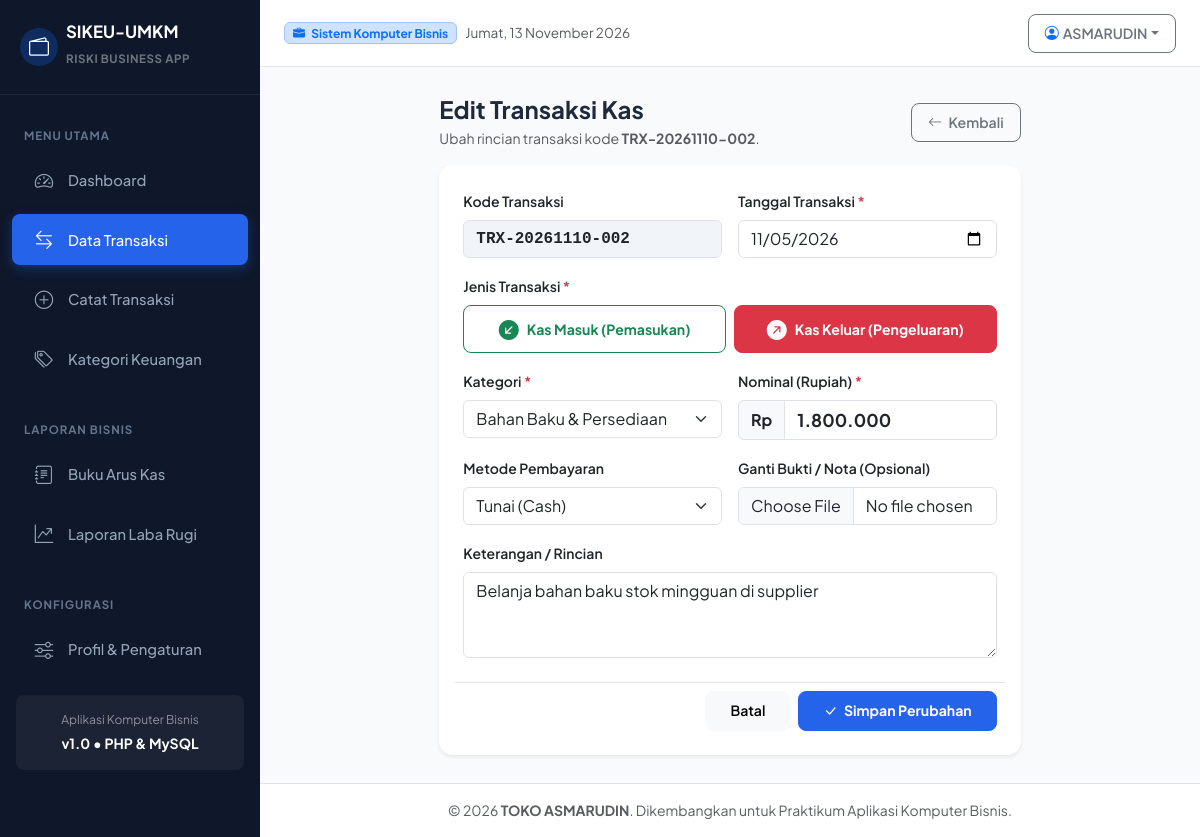
Screenshot of /transaksi_edit.php?id=2 with the database file from the repository.
### tables this page shows
CREATE TABLE `pengaturan` (
  `id` int(11) NOT NULL,
  `nama_bisnis` varchar(150) NOT NULL,
  `pemilik` varchar(100) NOT NULL,
  `telepon` varchar(30) DEFAULT NULL,
  `alamat` text DEFAULT NULL,
  `mata_uang` varchar(10) DEFAULT 'Rp',
  `updated_at` timestamp NOT NULL DEFAULT current_timestamp() ON UPDATE current_timestamp()
);

CREATE TABLE `transaksi` (
  `id` int(11) NOT NULL,
  `kode_transaksi` varchar(50) NOT NULL,
  `tanggal` date NOT NULL,
  `jenis` enum('pemasukan','pengeluaran') NOT NULL,
  `kategori_id` int(11) NOT NULL,
  `nominal` decimal(15,2) NOT NULL DEFAULT 0.00,
  `metode_pembayaran` varchar(50) DEFAULT 'Tunai',
  `keterangan` text DEFAULT NULL,
  `bukti_transaksi` varchar(255) DEFAULT NULL,
  `created_at` timestamp NOT NULL DEFAULT current_timestamp(),
  `updated_at` timestamp NOT NULL DEFAULT current_timestamp() ON UPDATE current_timestamp()
);

CREATE TABLE `kategori` (
  `id` int(11) NOT NULL,
  `nama_kategori` varchar(100) NOT NULL,
  `jenis` enum('pemasukan','pengeluaran') NOT NULL,
  `deskripsi` varchar(255) DEFAULT NULL,
  `created_at` timestamp NOT NULL DEFAULT current_timestamp()
);

### config/helper.php (called while the page is built, shortened)
<?php
function tanggal_indo($tanggal, $cetak_hari = false) {
    $hari = [
        1 => 'Senin', 'Selasa', 'Rabu', 'Kamis', 'Jumat', 'Sabtu', 'Minggu'
    ];
    $bulan = [
        1 => 'Januari', 'Februari', 'Maret', 'April', 'Mei', 'Juni',
        'Juli', 'Agustus', 'September', 'Oktober', 'November', 'Desember'
    ];
    $pecahkan = explode('-', date('Y-m-d', strtotime($tanggal)));
    $tgl_indo = $pecahkan[2] . ' ' . $bulan[(int)$pecahkan[1]] . ' ' . $pecahkan[0];
    if ($cetak_hari) {
        $num_hari = date('N', strtotime($tanggal));
        return $hari[$num_hari] . ', ' . $tgl_indo;
    }
    return $tgl_indo;
}
function get_profil_bisnis($pdo) {
    $stmt = $pdo->query("SELECT * FROM pengaturan ORDER BY id ASC LIMIT 1");
    $data = $stmt->fetch();
    return $data;
}

### transaksi_edit.php (the view, shortened to what this page needs)
<?php
require_once __DIR__ . '/includes/header.php';
$id = (int)($_GET['id'] ?? 0);
$stmt = $pdo->prepare("SELECT * FROM transaksi WHERE id = ?");
$stmt->execute([$id]);
$trx = $stmt->fetch();
$kategoriList = $pdo->query("SELECT * FROM kategori ORDER BY jenis ASC, nama_kategori ASC")->fetchAll();
?>
<div class="row justify-content-center">
    <div class="col-12 col-lg-8">
        <div class="d-flex justify-content-between align-items-center mb-3">
            <div>
                <h4 class="fw-bold mb-1">Edit Transaksi Kas</h4>
                <p class="text-muted small mb-0">Ubah rincian transaksi kode <strong><?= htmlspecialchars($trx['kode_transaksi']) ?></strong>.</p>
            </div>
            <a href="transaksi.php" class="btn btn-outline-secondary btn-sm">
                <i class="bi bi-arrow-left me-1"></i> Kembali
            </a>
        </div>
        <div class="card shadow-sm border-0">
            <div class="card-body p-4">
                <form method="POST" action="transaksi_edit.php?id=<?= $id ?>" enctype="multipart/form-data">
                    <div class="row g-3">
                        <div class="col-12 col-md-6">
                            <label class="form-label fw-semibold small">Kode Transaksi</label>
                            <input type="text" class="form-control" value="<?= htmlspecialchars($trx['kode_transaksi']) ?>" readonly style="background-color: #f1f5f9; font-family: monospace; font-weight: 600;">
                        </div>
                        <div class="col-12 col-md-6">
                            <label class="form-label fw-semibold small">Tanggal Transaksi <span class="text-danger">*</span></label>
                            <input type="date" name="tanggal" class="form-control" value="<?= htmlspecialchars($trx['tanggal']) ?>" required>
                        </div>
                        <div class="col-12">
                            <label class="form-label fw-semibold small">Jenis Transaksi <span class="text-danger">*</span></label>
                            <div class="row g-2">
                                <div class="col-6">
                                    <label class="btn btn-outline-success w-100 py-2 d-flex align-items-center justify-content-center fw-bold" for="jenis_pemasukan">
                                        <i class="bi bi-arrow-down-left-circle-fill me-2 fs-5"></i> Kas Masuk (Pemasukan)
                                    </label>
                                </div>
                                <div class="col-6">
                                    <label class="btn btn-outline-danger w-100 py-2 d-flex align-items-center justify-content-center fw-bold" for="jenis_pengeluaran">
                                        <i class="bi bi-arrow-up-right-circle-fill me-2 fs-5"></i> Kas Keluar (Pengeluaran)
                                    </label>
                                </div>
                            </div>
                        </div>
                        <div class="col-12 col-md-6">
                            <label class="form-label fw-semibold small">Kategori <span class="text-danger">*</span></label>
                            <select name="kategori_id" id="kategori_id" class="form-select" required>
                                <?php foreach ($kategoriList as $kat): ?>
                                    <option value="<?= $kat['id'] ?>" data-jenis="<?= $kat['jenis'] ?>" <?= $trx['kategori_id'] == $kat['id'] ? 'selected' : '' ?>>
                                        <?= htmlspecialchars($kat['nama_kategori']) ?>
                                    </option>
                                <?php endforeach; ?>
                            </select>
                        </div>
                        <div class="col-12 col-md-6">
                            <label class="form-label fw-semibold small">Nominal (Rupiah) <span class="text-danger">*</span></label>
                            <div class="input-group">
                                <span class="input-group-text fw-bold bg-light">Rp</span>
                                <input type="text" name="nominal" id="nominal" class="form-control format-rupiah" value="<?= number_format($trx['nominal'], 0, ',', '.') ?>" required style="font-size: 1.1rem; font-weight: 700;">
                            </div>
                        </div>
                        <div class="col-12 col-md-6">
                            <label class="form-label fw-semibold small">Metode Pembayaran</label>
                            <select name="metode_pembayaran" class="form-select">
                                <option value="Tunai" <?= $trx['metode_pembayaran'] == 'Tunai' ? 'selected' : '' ?>>Tunai (Cash)</option>
                            </select>
                        </div>
                        <div class="col-12 col-md-6">
                            <label class="form-label fw-semibold small">Ganti Bukti / Nota (Opsional)</label>
                            <input type="file" name="bukti" class="form-control" accept=".jpg,.jpeg,.png,.pdf">
                        </div>
                        <div class="col-12">
                            <label class="form-label fw-semibold small">Keterangan / Rincian</label>
                            <textarea name="keterangan" rows="3" class="form-control"><?= htmlspecialchars($trx['keterangan'] ?? '') ?></textarea>
                        </div>
                        <div class="col-12 mt-4 pt-2 border-top d-flex gap-2 justify-content-end">
                            <a href="transaksi.php" class="btn btn-light px-4">Batal</a>
                            <button type="submit" class="btn btn-primary px-4 fw-bold">
                                <i class="bi bi-check-lg me-1"></i> Simpan Perubahan
                            </button>
                        </div>
                    </div>
                </form>
            </div>
        </div>
    </div>
</div>
<?php require_once __DIR__ . '/includes/footer.php'; ?>

### includes/header.php (shortened to what this page needs)
<?php
require_once __DIR__ . '/../config/database.php';
require_once __DIR__ . '/../config/helper.php';
$pdo = getDBConnection();
$profil = get_profil_bisnis($pdo);
?>
<!DOCTYPE html>
<html lang="id">
<head>
    <link href="https://cdn.jsdelivr.net/npm/bootstrap@5.3.3/dist/css/bootstrap.min.css" rel="stylesheet">
    <link href="https://cdn.jsdelivr.net/npm/bootstrap-icons@1.11.3/font/bootstrap-icons.min.css" rel="stylesheet">
    <link rel="stylesheet" href="assets/css/style.css">
</head>
<body>
<div class="d-flex" id="wrapper">
    <?php include __DIR__ . '/sidebar.php'; ?>
    <div id="page-content-wrapper">
        <nav class="navbar navbar-expand-lg top-navbar no-print">
            <div class="container-fluid px-0">
                <div class="d-flex align-items-center">
                    <span class="badge bg-primary-subtle text-primary border border-primary-subtle me-2 px-2 py-1">
                        <i class="bi bi-briefcase-fill me-1"></i> Sistem Komputer Bisnis
                    </span>
                    <span class="text-muted d-none d-md-inline" style="font-size: 0.85rem;">
                        <?= tanggal_indo(date('Y-m-d'), true) ?>
                    </span>
                </div>
                <div class="ms-auto d-flex align-items-center">
                    <div class="dropdown">
                        <button class="btn btn-sm btn-outline-secondary dropdown-toggle d-flex align-items-center" type="button" data-bs-dismiss="dropdown" data-bs-toggle="dropdown">
                            <i class="bi bi-person-circle me-1 text-primary"></i>
                            <span class="fw-semibold"><?= htmlspecialchars($profil['pemilik']) ?></span>
                        </button>
                    </div>
                </div>
            </div>
        </nav>
        <div class="content-container">

### includes/footer.php (shortened to what this page needs)
        </div>
        <footer class="mt-auto py-3 bg-white border-top text-center text-muted small no-print">
            <div class="container-fluid">
                <span>&copy; <?= date('Y') ?> <strong><?= htmlspecialchars($profil['nama_bisnis']) ?></strong>. Dikembangkan untuk Praktikum Aplikasi Komputer Bisnis.</span>
            </div>
        </footer>
    </div>
</div>
</body>
</html>

### assets/css/style.css (style rules this page uses)
:root { --primary-color: #2563eb; --primary-dark: #1d4ed8; --primary-light: #eff6ff; --success-color: #10b981; --success-light: #ecfdf5; --danger-color: #ef4444; --danger-light: #fef2f2; --warning-color: #f59e0b; --warning-light: #fffbeb; --sidebar-bg: #0f172a; --sidebar-hover: #1e293b; --body-bg: #f8fafc; --card-border: #e2e8f0; --text-main: #1e293b; --text-muted: #64748b; }
body { font-family: 'Plus Jakarta Sans', sans-serif; background-color: var(--body-bg); color: var(--text-main); overflow-x: hidden; }
#page-content-wrapper { flex: 1; min-width: 0; display: flex; flex-direction: column; }
.top-navbar { background-color: #ffffff; border-bottom: 1px solid var(--card-border); padding: 0.85rem 1.5rem; }
.content-container { padding: 1.75rem; }
.card { border: 1px solid var(--card-border); border-radius: 14px; box-shadow: 0 1px 3px rgba(0, 0, 0, 0.04), 0 2px 8px rgba(0, 0, 0, 0.02); transition: transform 0.2s ease, box-shadow 0.2s ease; }
.btn { border-radius: 8px; font-weight: 600; font-size: 0.88rem; padding: 0.5rem 1rem; transition: all 0.2s; }
.btn-primary { background-color: var(--primary-color); border-color: var(--primary-color); }

### rows the page displays
pengaturan: pemilik "ASMARUDIN", nama_bisnis "TOKO ASMARUDIN"
transaksi: kode_transaksi "TRX-20261110-002", tanggal "11/05/2026", kategori_id "Bahan Baku & Persediaan", nominal "1.800.000", metode_pembayaran "Tunai (Cash)", keterangan "Belanja bahan baku stok mingguan di supplier"
